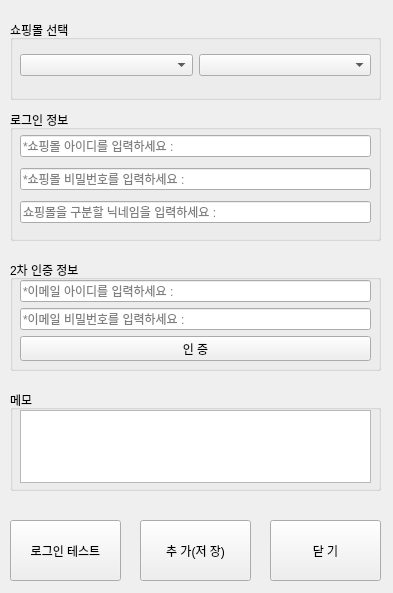
<?xml version="1.0" encoding="UTF-8"?>
<ui version="4.0">
 <class>Form</class>
 <widget class="QWidget" name="Form">
  <property name="windowModality">
   <enum>Qt::NonModal</enum>
  </property>
  <property name="geometry">
   <rect>
    <x>0</x>
    <y>0</y>
    <width>393</width>
    <height>593</height>
   </rect>
  </property>
  <property name="windowTitle">
   <string>Form</string>
  </property>
  <widget class="QPushButton" name="saveBtn">
   <property name="geometry">
    <rect>
     <x>140</x>
     <y>520</y>
     <width>111</width>
     <height>61</height>
    </rect>
   </property>
   <property name="text">
    <string>추 가(저 장)</string>
   </property>
  </widget>
  <widget class="QPushButton" name="closeBtn">
   <property name="geometry">
    <rect>
     <x>270</x>
     <y>520</y>
     <width>111</width>
     <height>61</height>
    </rect>
   </property>
   <property name="text">
    <string>닫 기</string>
   </property>
  </widget>
  <widget class="QPushButton" name="tryloginBtn">
   <property name="geometry">
    <rect>
     <x>10</x>
     <y>520</y>
     <width>111</width>
     <height>61</height>
    </rect>
   </property>
   <property name="text">
    <string>로그인 테스트</string>
   </property>
  </widget>
  <widget class="QGroupBox" name="groupBox">
   <property name="geometry">
    <rect>
     <x>10</x>
     <y>20</y>
     <width>371</width>
     <height>80</height>
    </rect>
   </property>
   <property name="title">
    <string>쇼핑몰 선택</string>
   </property>
   <widget class="QWidget" name="gridLayoutWidget">
    <property name="geometry">
     <rect>
      <x>10</x>
      <y>20</y>
      <width>351</width>
      <height>51</height>
     </rect>
    </property>
    <layout class="QGridLayout" name="gridLayout">
     <item row="1" column="1">
      <widget class="QComboBox" name="selectloginTypeList"/>
     </item>
     <item row="1" column="0">
      <widget class="QComboBox" name="selectmallNameList"/>
     </item>
    </layout>
   </widget>
  </widget>
  <widget class="QGroupBox" name="groupBox_2">
   <property name="geometry">
    <rect>
     <x>10</x>
     <y>110</y>
     <width>371</width>
     <height>131</height>
    </rect>
   </property>
   <property name="title">
    <string>로그인 정보</string>
   </property>
   <widget class="QWidget" name="gridLayoutWidget_2">
    <property name="geometry">
     <rect>
      <x>10</x>
      <y>20</y>
      <width>351</width>
      <height>101</height>
     </rect>
    </property>
    <layout class="QGridLayout" name="gridLayout_2">
     <item row="0" column="0">
      <widget class="QLineEdit" name="loginIdLineEdit">
       <property name="placeholderText">
        <string>*쇼핑몰 아이디를 입력하세요 :</string>
       </property>
      </widget>
     </item>
     <item row="1" column="0">
      <widget class="QLineEdit" name="loginPassLineEdit">
       <property name="echoMode">
        <enum>QLineEdit::Password</enum>
       </property>
       <property name="placeholderText">
        <string>*쇼핑몰 비밀번호를 입력하세요 :</string>
       </property>
      </widget>
     </item>
     <item row="2" column="0">
      <widget class="QLineEdit" name="nickNameLineEdit">
       <property name="echoMode">
        <enum>QLineEdit::Normal</enum>
       </property>
       <property name="placeholderText">
        <string>쇼핑몰을 구분할 닉네임을 입력하세요 :</string>
       </property>
      </widget>
     </item>
    </layout>
   </widget>
  </widget>
  <widget class="QGroupBox" name="groupBox_3">
   <property name="geometry">
    <rect>
     <x>10</x>
     <y>390</y>
     <width>371</width>
     <height>101</height>
    </rect>
   </property>
   <property name="title">
    <string>메모</string>
   </property>
   <widget class="QWidget" name="gridLayoutWidget_4">
    <property name="geometry">
     <rect>
      <x>10</x>
      <y>20</y>
      <width>351</width>
      <height>73</height>
     </rect>
    </property>
    <layout class="QGridLayout" name="gridLayout_4">
     <item row="0" column="0">
      <widget class="QTextEdit" name="textEdit"/>
     </item>
    </layout>
   </widget>
  </widget>
  <widget class="QGroupBox" name="groupBox_4">
   <property name="geometry">
    <rect>
     <x>10</x>
     <y>260</y>
     <width>371</width>
     <height>111</height>
    </rect>
   </property>
   <property name="title">
    <string>2차 인증 정보</string>
   </property>
   <widget class="QWidget" name="gridLayoutWidget_5">
    <property name="geometry">
     <rect>
      <x>10</x>
      <y>20</y>
      <width>351</width>
      <height>81</height>
     </rect>
    </property>
    <layout class="QGridLayout" name="gridLayout_5">
     <item row="0" column="0">
      <widget class="QLineEdit" name="emailIdLineEdit">
       <property name="placeholderText">
        <string>*이메일 아이디를 입력하세요 :</string>
       </property>
      </widget>
     </item>
     <item row="1" column="0">
      <widget class="QLineEdit" name="emailPassLineEdit_3">
       <property name="echoMode">
        <enum>QLineEdit::Password</enum>
       </property>
       <property name="placeholderText">
        <string>*이메일 비밀번호를 입력하세요 :</string>
       </property>
      </widget>
     </item>
     <item row="2" column="0">
      <widget class="QPushButton" name="pushButton">
       <property name="text">
        <string>인 증</string>
       </property>
      </widget>
     </item>
    </layout>
   </widget>
  </widget>
 </widget>
 <resources/>
 <connections/>
</ui>
